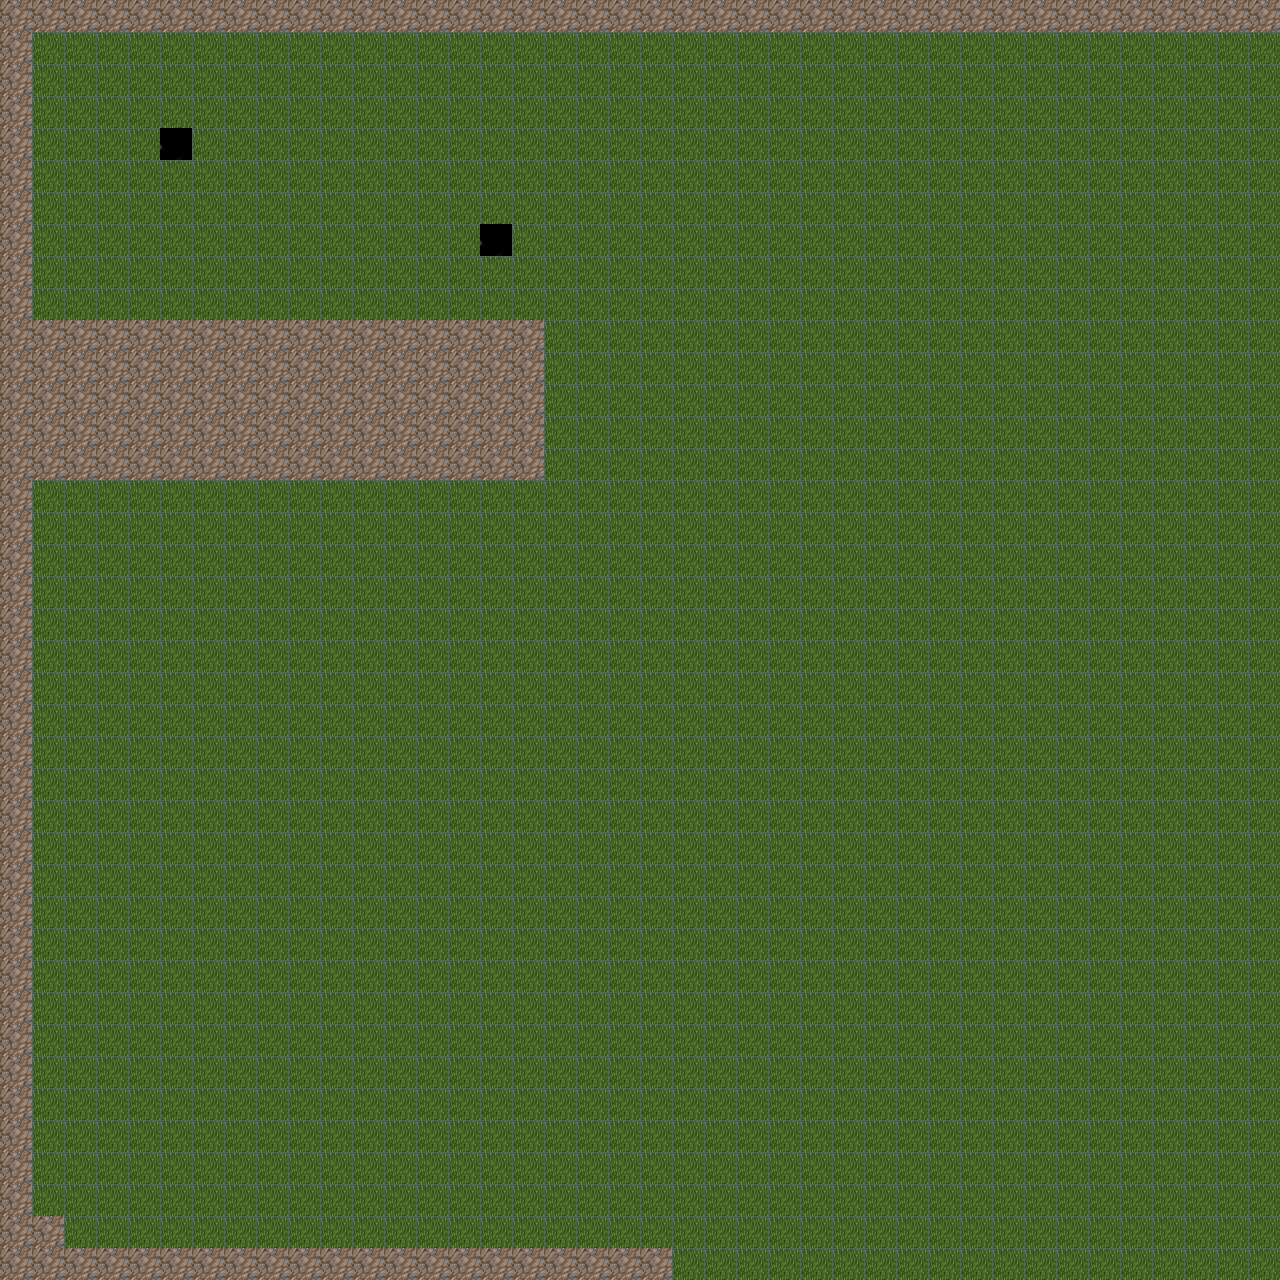

The image is a tile-based game level rendered from a .tmx file. Its description and source (layers, tilesets, objects; grid data summarised) follow:
An orthogonal 40x40 tile map with 32x32 px tiles, 1 tile layer (Tile Layer 1), 3 tilesets.

<map version="1.0" orientation="orthogonal" width="40" height="40" tilewidth="32" tileheight="32">
 <tileset firstgid="1" name="grass" tilewidth="32" tileheight="32">
  <image source="grass.bmp" width="42" height="42" />
  <tile id="0">
   <properties>
    <property name="blocked" value="false" />
    <property name="explosive" value="false" />
   </properties>
  </tile>
 </tileset>
 <tileset firstgid="2" name="rock" tilewidth="32" tileheight="32">
  <image source="rock.bmp" width="40" height="40" />
  <tile id="0">
   <properties>
    <property name="blocked" value="true" />
    <property name="explosive" value="false" />
   </properties>
  </tile>
 </tileset>
 <tileset firstgid="3" name="tile" tilewidth="32" tileheight="32">
  <image source="tile.bmp" width="32" height="32" />
  <tile id="0">
   <properties>
    <property name="blocked" value="false" />
    <property name="explosive" value="true" />
   </properties>
  </tile>
 </tileset>
 <layer name="Tile Layer 1" width="40" height="40">
  <data>[1600 cells, 1600 non-empty, 3 distinct tile ids]</data>
 </layer>
</map>
